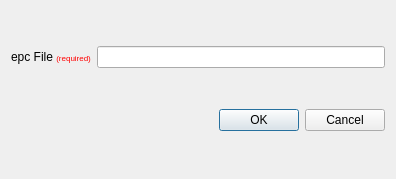
<?xml version="1.0" encoding="UTF-8"?>
<ui version="4.0">
 <class>PQDataLoadManager</class>
 <widget class="QDialog" name="PQDataLoadManager">
  <property name="geometry">
   <rect>
    <x>0</x>
    <y>0</y>
    <width>396</width>
    <height>179</height>
   </rect>
  </property>
  <property name="windowTitle">
   <string>Epc Data Load Manager</string>
  </property>
  <layout class="QVBoxLayout" name="verticalLayout">
 
  <item>
    <layout class="QGridLayout" name="gridLayout">

     <item row="0" column="0">
      <widget class="QLabel" name="label">
       <property name="text">
        <string>epc File &lt;font size=-2 color=&quot;red&quot;&gt;(required)&lt;/font&gt;</string>
       </property>
      </widget>
     </item>

     <item row="0" column="1">
      <widget class="pqFileChooserWidget" name="epcFile">
       <property name="sizePolicy">
        <sizepolicy hsizetype="Expanding" vsizetype="Fixed">
         <horstretch>1</horstretch>
         <verstretch>0</verstretch>
        </sizepolicy>
       </property>
      </widget>
     </item>

    </layout>
   </item>

   <item>
    <widget class="QDialogButtonBox" name="buttonBox">
     <property name="orientation">
      <enum>Qt::Horizontal</enum>
     </property>
     <property name="standardButtons">
      <set>QDialogButtonBox::Cancel|QDialogButtonBox::Ok</set>
     </property>
    </widget>
   </item>

  </layout>
 </widget>
 <customwidgets>
  <customwidget>
   <class>pqFileChooserWidget</class>
   <extends>QLineEdit</extends>
   <header>pqFileChooserWidget.h</header>
  </customwidget>
 </customwidgets>
 <resources/>
 <connections>
  <connection>
   <sender>buttonBox</sender>
   <signal>accepted()</signal>
   <receiver>PQDataLoadManager</receiver>
   <slot>accept()</slot>
   <hints>
    <hint type="sourcelabel">
     <x>248</x>
     <y>254</y>
    </hint>
    <hint type="destinationlabel">
     <x>157</x>
     <y>274</y>
    </hint>
   </hints>
  </connection>
  <connection>
   <sender>buttonBox</sender>
   <signal>rejected()</signal>
   <receiver>PQDataLoadManager</receiver>
   <slot>reject()</slot>
   <hints>
    <hint type="sourcelabel">
     <x>316</x>
     <y>260</y>
    </hint>
    <hint type="destinationlabel">
     <x>286</x>
     <y>274</y>
    </hint>
   </hints>
  </connection>
 </connections>
</ui>
